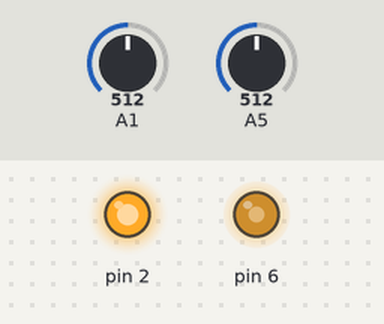
A sketch run on a simulated Arduino Uno, built with avr-gcc and run on an emulated ATmega328P. Shown: output pins drawn as LEDs (lit = HIGH). The test bench sets the inputs (shaded band); at power-on: A1 = 512, A5 = 512. EEPROM starts erased.

Above: at 1.2 s.
1.3 s: A1 set to 306
At 2.0 s:
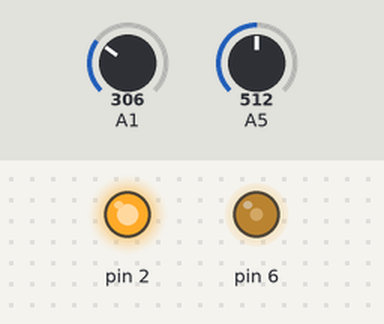
2.8 s: A5 set to 455
4.3 s: A5 set to 424
At 5.2 s:
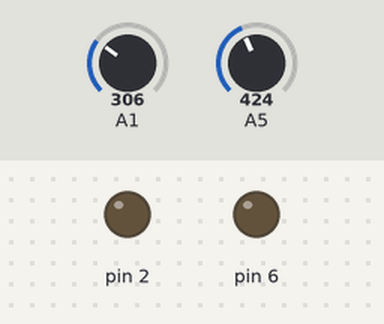
5.8 s: A1 set to 247
7.3 s: A1 set to 228
At 7.8 s:
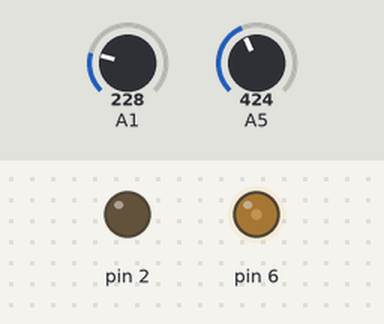
8.8 s: A5 set to 855
10.3 s: A5 set to 873
At 11.3 s:
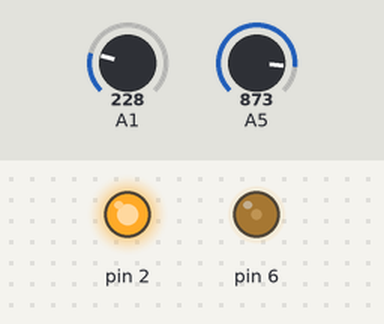
Timing chart, 0 to 12.8 s (numbered marks = the images above; inputs shaded):
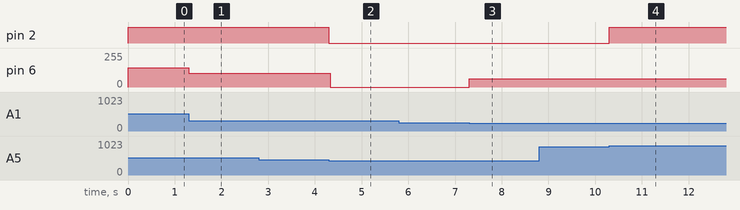

The sketch:

rotor.ino
```cpp
//---LIBS---
#include <math.h>
#include <EEPROM.h>

#define FWD true
#define REV false
#define STOP 0

#define AZCAL 10
#define ELCAL 20

//---GLOBAL VARS---
float azimuth = 0.0;
float elevation = 0.0;

float error = 0.5;

String command;
//---OBJECT CLASSES---
class Motor {
  int enablePin;
  int nonInvertingPin;
  int invertingPin;
  int feedbackPin;

  float calibration;
  int calAddr;

  public:
  int travelRange;

  Motor(int enable, int noninverting, int inverting, int feedback, int range, int cal) {
    enablePin = enable;
    nonInvertingPin = noninverting;
    invertingPin = inverting;
    feedbackPin = feedback;
    travelRange = range;
    calAddr = cal;

  }

  void init() {
    int pins[3] = {enablePin, nonInvertingPin, invertingPin};
    for (int i=0; i=2; i++) {
      pinMode(pins[i], OUTPUT);
    }
    float eepromData;
    EEPROM.get(calAddr, eepromData);
    if (isnan(eepromData)) {
      EEPROM.put(calAddr, 0);
    }
    else {
      calibration = eepromData;
    }
  }

  float angle() {
   float angle = map(analogRead(feedbackPin) - calibration, 0, 1023, 0, travelRange);
    return angle;
  }

  void move(bool direction, int speed) {
    if (direction = FWD) {
      digitalWrite(nonInvertingPin, HIGH);
      digitalWrite(invertingPin, LOW);
    }
    else if (direction = REV) {
      digitalWrite(nonInvertingPin, LOW);
      digitalWrite(invertingPin, HIGH);
    }

    analogWrite(enablePin, speed);
  }

  void calibrate() {
    calibration = analogRead(feedbackPin);
    EEPROM.put(calAddr, calibration);
  }

};
//---OBJECT CALLS---
Motor AZ(2, 3, 4, 5, A0, AZCAL);
Motor EL(6, 7, 8, 9, A1, ELCAL);
//---FUNCTIONS---

void easycommProcess(String command) {
  if (command.startsWith("AZ EL")) {
    Serial.print("AZ=");
    Serial.print(AZ.angle());
    Serial.print(" EL=");
    Serial.print(EL.angle());
  }

  else if(command.startsWith("AZ=")) {
    int azimuthEquals = command.indexOf("=");
    int elevationEquals = command.indexOf("=", azimuthEquals + 1);

    azimuth = command.substring(azimuthEquals, azimuthEquals + 5).toFloat();
    elevation = command.substring(elevationEquals, elevationEquals + 5).toFloat();
  }
}

bool withinRange(float var, float lowerLimit, float upperLimit) {
  if ((var > lowerLimit) && (var < upperLimit)) {
    return true;
  }
  else {
    return false;
  }
}

void calibrate2axis() {
  AZ.calibrate();
  EL.calibrate();
}

int getSpeed(float delta, int range) {
  return (map(abs(delta), 0, range, 0, 205) + 50);
}

void setup() {
  Serial.begin(9600); //begin serial communications @ 9600 baud
  attachInterrupt(digitalPinToInterrupt(2), calibrate2axis, FALLING);
}

void loop() {
  if (Serial.available() > 0) {
    easycommProcess(Serial.readString());
  }
  if (withinRange(AZ.angle(), azimuth - error, azimuth + error)) {
    AZ.move(FWD, STOP);
  }
  else {
    float AzDelta = azimuth - AZ.angle();
    int AzSpeed = getSpeed(AzDelta, AZ.travelRange);

    if (AzDelta > 0) {
      AZ.move(FWD, AzSpeed);
    }
    else if (AzDelta < 0) {
      AZ.move(REV, AzSpeed);
    }
  }
  if (withinRange(EL.angle(), elevation - error, elevation + error)) {
    EL.move(FWD, STOP);
  }
  else {
    float ElDelta = azimuth - EL.angle();
    int ElSpeed = getSpeed(ElDelta, EL.travelRange);
    if (ElDelta > 0) {
      EL.move(FWD, ElSpeed);
    }
    else if (ElDelta < 0) {
      EL.move(REV, ElSpeed);
    }
  }
}
```

Measured:
- the behaviour switches between 439 and 438 on A5 (found by bisection; images 1 and 2)
- the behaviour switches between 238 and 237 on A1 (found by bisection; images 2 and 3)
- the behaviour switches between 862 and 863 on A5 (found by bisection; images 3 and 4)
- after the input at 1.3 s, pin 6: 145/255 → 104/255 at once
- after the input at 2.8 s, every drawn part: stays the same
- after the input at 4.3 s, pin 2: HIGH → LOW at once; pin 6: 104/255 → 0/255 at once
- after the input at 5.8 s, every drawn part: stays the same
- after the input at 7.3 s, pin 6: 0/255 → 63/255 at once
- after the input at 8.8 s, every drawn part: stays the same
- after the input at 10.3 s, pin 2: LOW → HIGH at once
